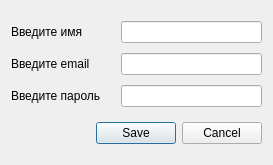
<?xml version="1.0" encoding="UTF-8"?>
<ui version="4.0">
 <class>Dialog</class>
 <widget class="QDialog" name="Dialog">
  <property name="geometry">
   <rect>
    <x>0</x>
    <y>0</y>
    <width>273</width>
    <height>165</height>
   </rect>
  </property>
  <property name="windowTitle">
   <string>Dialog</string>
  </property>
  <layout class="QGridLayout" name="gridLayout">
   <item row="0" column="0">
    <layout class="QVBoxLayout" name="verticalLayout_2">
     <property name="spacing">
      <number>15</number>
     </property>
     <item>
      <layout class="QVBoxLayout" name="verticalLayout">
       <property name="spacing">
        <number>10</number>
       </property>
       <item>
        <layout class="QHBoxLayout" name="horizontalLayout">
         <property name="spacing">
          <number>38</number>
         </property>
         <item>
          <widget class="QLabel" name="nameLabel">
           <property name="text">
            <string>Введите имя</string>
           </property>
          </widget>
         </item>
         <item>
          <widget class="QLineEdit" name="nameInput"/>
         </item>
        </layout>
       </item>
       <item>
        <layout class="QHBoxLayout" name="horizontalLayout_2">
         <property name="spacing">
          <number>31</number>
         </property>
         <item>
          <widget class="QLabel" name="emailLabel">
           <property name="text">
            <string>Введите email</string>
           </property>
          </widget>
         </item>
         <item>
          <widget class="QLineEdit" name="emailInput"/>
         </item>
        </layout>
       </item>
       <item>
        <layout class="QHBoxLayout" name="horizontalLayout_3">
         <property name="spacing">
          <number>20</number>
         </property>
         <item>
          <widget class="QLabel" name="passwordLabel">
           <property name="text">
            <string>Введите пароль</string>
           </property>
          </widget>
         </item>
         <item>
          <widget class="QLineEdit" name="passwordInput"/>
         </item>
        </layout>
       </item>
      </layout>
     </item>
     <item>
      <widget class="QDialogButtonBox" name="buttonBox">
       <property name="orientation">
        <enum>Qt::Horizontal</enum>
       </property>
       <property name="standardButtons">
        <set>QDialogButtonBox::Cancel|QDialogButtonBox::Save</set>
       </property>
      </widget>
     </item>
    </layout>
   </item>
  </layout>
 </widget>
 <resources/>
 <connections>
  <connection>
   <sender>buttonBox</sender>
   <signal>accepted()</signal>
   <receiver>Dialog</receiver>
   <slot>accept()</slot>
   <hints>
    <hint type="sourcelabel">
     <x>248</x>
     <y>254</y>
    </hint>
    <hint type="destinationlabel">
     <x>157</x>
     <y>274</y>
    </hint>
   </hints>
  </connection>
  <connection>
   <sender>buttonBox</sender>
   <signal>rejected()</signal>
   <receiver>Dialog</receiver>
   <slot>reject()</slot>
   <hints>
    <hint type="sourcelabel">
     <x>316</x>
     <y>260</y>
    </hint>
    <hint type="destinationlabel">
     <x>286</x>
     <y>274</y>
    </hint>
   </hints>
  </connection>
 </connections>
</ui>
